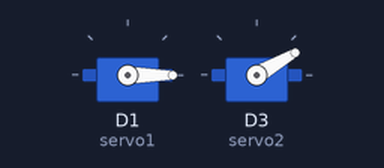
A sketch run on a simulated ESP8266 (NodeMCU). Shown: 2 × servo.

Above: at 0.0 s.
At 19.0 s:
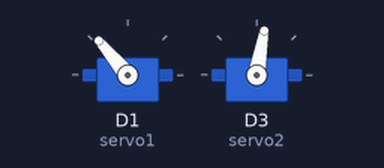
At 27.8 s:
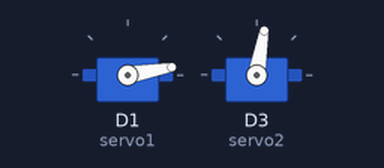
At 38.7 s:
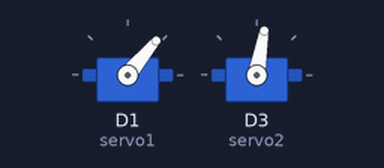
Timing chart, 0 to 40.0 s (numbered marks = the images above):
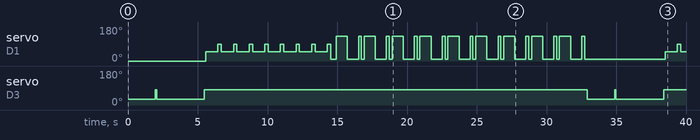

Measured:
- by itself, servo on D1 (servo1): 0° → 50° at 5.6 s, → 90° 0.88 s later, → 50° 0.24 s later, → 90° 0.88 s later, … (56 changes in this stretch)
- by itself, servo on D3 (servo2): goes 80° 0.10 s, 30° 3.4 s, 80° 27.5 s, 30° 2.0 s, 80° 0.10 s, 30° 3.4 s, then 80°

The sketch:

servo_2_dance.ino
```cpp
#include <Servo.h>

Servo servo1;
Servo servo2;


void setup() {
  servo1.attach(D1, 500, 2400);
  servo1.write(0);
  servo2.attach(D3, 500, 2400);
  servo2.write(0);
}

void move(Servo& servo, int start, int end, int inc) {
 for (int i=start; i <= end; i += inc) {
    servo.write(i);
  }
}

void short_move(Servo& servo, int count) {
  for (int i=1; i <= count; i++) {
    move(servo, 10, 30, 10);
    delay(122);
    move(servo, 30, 10, 10);
    delay(122);
  }
}

void second_move(Servo& servo, int count) {
  for (int j=1; j <= count; ++j) {
    for (int i=1; i <= 8; i++) {
      move(servo, 10, 50, 10);
      delay(110);
    }
    move(servo, 10, 90, 10);
    delay(120);
    move(servo, 10, 90, 10);
    delay(120);
  }
  servo.write(10);
}

void long_move(Servo& servo) {
    move(servo, 10, 80, 10);
    delay(100);
}

void slow_move(Servo& servo, int count) {
  for (int i=1; i <=count; ++i) {
    servo.write(130);
    delay(800);
    servo.write(10);
    delay(800);
    servo.write(130);
    delay(200);
    servo.write(10);
    delay(200);
  }
}

void loop() {
  short_move(servo2, 8);
  long_move(servo2);
  short_move(servo2, 14);
  long_move(servo2);
  second_move(servo1, 8);
  long_move(servo2);
  delay(300);
  slow_move(servo1, 9);
}
```
